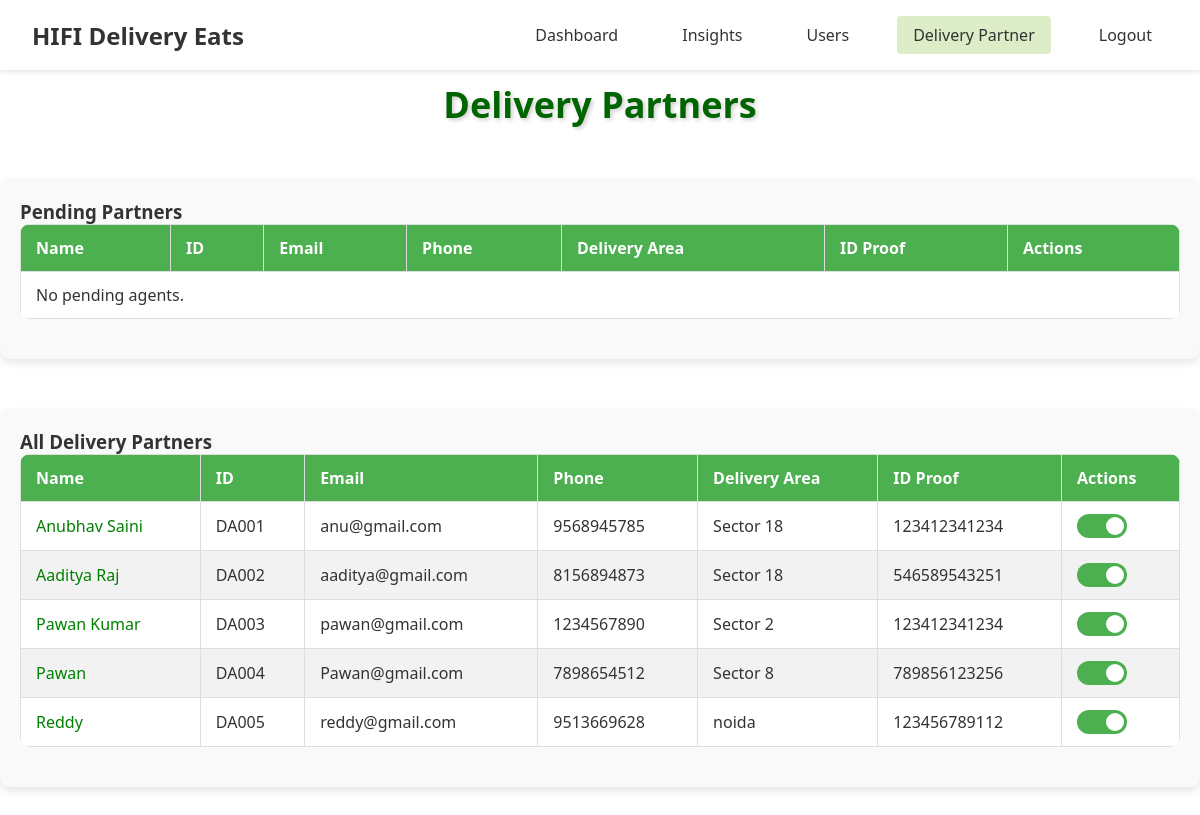
Before: /admin/delivery_partner (signed in) with the older database file.
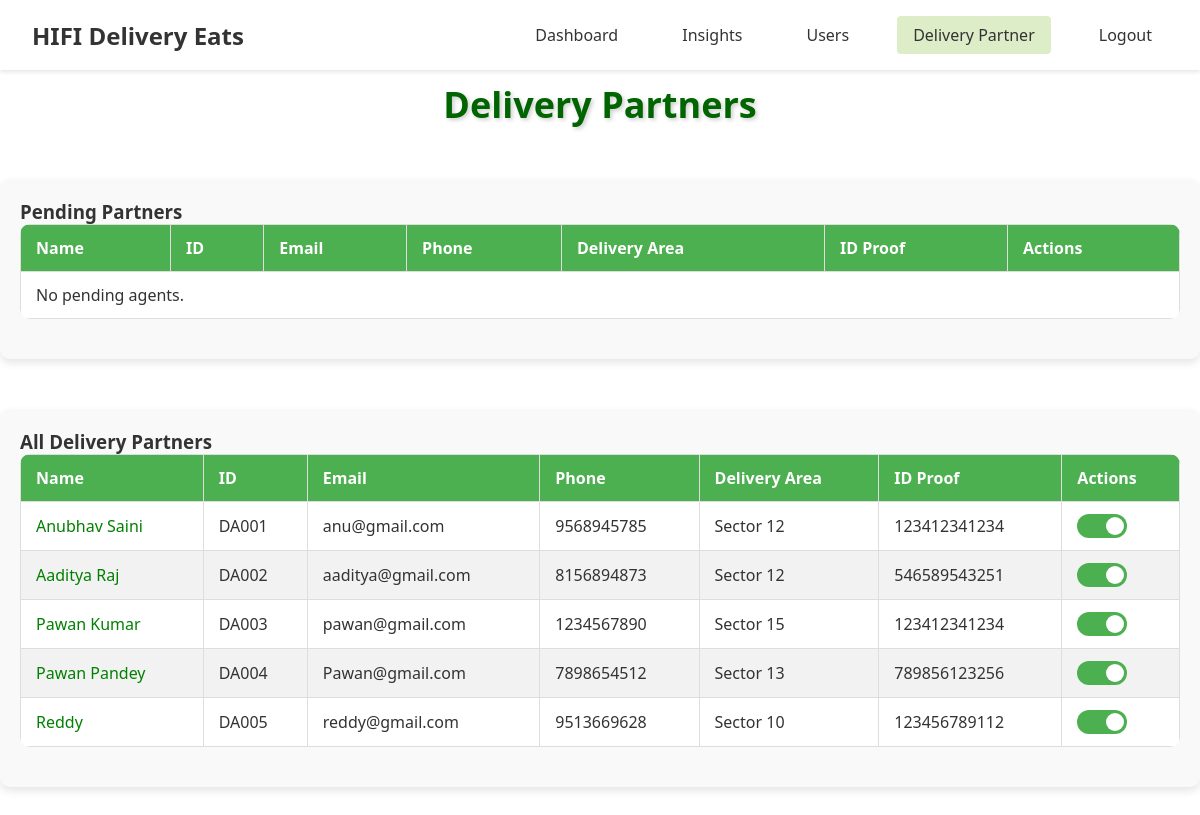
After: the same page with the newer database file.
### models.py (models this page shows, shortened)
class BaseModel(db.Model):
    __abstract__ = True
    PREFIX = None  # each child model must set this

class DeliveryAgent(UserMixin, BaseModel):
    __tablename__ = 'delivery_agent'
    PREFIX = 'DA'
    delivery_agent_id = db.Column(db.String(10), primary_key=True)
    username = db.Column(db.String(100))
    email = db.Column(db.String(100), unique=True)
    phone = db.Column(db.Integer, unique=True, nullable=False)
    password = db.Column(db.String(100), nullable=False)
    image = db.Column(db.String(255), nullable=True, server_default='')
    bio = db.Column(db.Text, nullable=True, server_default='')
    delivery_area = db.Column(db.String(100), nullable=False)
    available_slots = db.Column(db.Boolean, nullable=False, default=True)
    id_proof = db.Column(db.String(12), nullable=False, server_default='')
    is_approved = db.Column(db.Boolean, nullable=False, server_default='0')
    is_active = db.Column(db.Boolean, nullable=False, server_default='1')
    earnings = db.relationship("Earnings", back_populates="delivery_agent")
    delivery_feedbacks = db.relationship("DeliveryFeedback", back_populates="delivery_agent")
    deliveries = db.relationship("Order", back_populates="delivery_agent", foreign_keys="Order.delivery_agent_id")

### routes/admin_routes.py (the view)
    @app.route('/admin/delivery_partner')
    @login_required
    def delivery_partner():
        pending_agents = DeliveryAgent.query.filter_by(is_approved=False).all()
        accepted_agents = DeliveryAgent.query.filter_by(is_approved=True).all()
        return render_template(
            'admin/delivery_partner.html',
            pending_agents=pending_agents,
            accepted_agents=accepted_agents
        )

### templates/admin/delivery_partner.html (shortened to what this page needs)
{% extends 'admin/index.html' %}
{% block css %}
  <link
    rel="stylesheet"
    href="{{ url_for('static', filename='css/admin/delivery_partner.css') }}"
  />
{% endblock css %}
{% block content %}
<h2>Delivery Partners</h2>
<div class="table-container">
  <h3>Pending Partners</h3>
  <table>
    <thead>
      <tr>
        <th>Name</th>
        <th>ID</th>
        <th>Email</th>
        <th>Phone</th>
        <th>Delivery Area</th>
        <th>ID Proof</th>
        <th>Actions</th>
      </tr>
    </thead>
    <tbody id="userList">
      {% for agent in pending_agents %}
      <tr id="user-{{ agent.delivery_agent_id }}">
        <td>{{ agent.username }}</td>
        <td>{{ agent.delivery_agent_id }}</td>
        <td>{{ agent.email }}</td>
        <td>{{ agent.phone }}</td>
        <td>{{ agent.delivery_area }}</td>
        <td>{{ agent.id_proof }}</td>
        <td>
          <button class="accept" onclick="handleAccept('{{ agent.delivery_agent_id }}')">
            Accept
          </button>
          <button class="reject" onclick="handleReject('{{ agent.delivery_agent_id }}')">
            Reject
          </button>
        </td>
      </tr>
      {% else %}
      <tr>
        <td colspan="7">No pending agents.</td>
      </tr>
      {% endfor %}
    </tbody>
  </table>
</div>
<div class="table-container">
  <h3>All Delivery Partners</h3>
  <table>
    <thead>
      <tr>
        <th>Name</th>
        <th>ID</th>
        <th>Email</th>
        <th>Phone</th>
        <th>Delivery Area</th>
        <th>ID Proof</th>
        <th>Actions</th>
      </tr>
    </thead>
    <tbody id="acceptedAgentsList">
      {% for agent in accepted_agents %}
      <tr id="user-{{ agent.delivery_agent_id }}">
        <td style="color: {% if not agent.is_active %}red{% else %}green{% endif %};">
          {{ agent.username }}
        </td>
        <td>{{ agent.delivery_agent_id }}</td>
        <td>{{ agent.email }}</td>
        <td>{{ agent.phone }}</td>
        <td>{{ agent.delivery_area }}</td>
        <td>{{ agent.id_proof }}</td>
        <td>
          <label class="switch">
            <span class="slider"></span>
          </label>
        </td>
      </tr>
      {% else %}
      <tr>
        <td colspan="7">No accepted agents.</td>
      </tr>
      {% endfor %}
    </tbody>
  </table>
</div>
{% endblock content %}

Changed rows visible on the page:
changed DeliveryAgent "Anubhav Saini": delivery_area "Sector 18" → "Sector 12"
changed DeliveryAgent "Aaditya Raj": delivery_area "Sector 18" → "Sector 12"
changed DeliveryAgent "Pawan Kumar": delivery_area "Sector 2" → "Sector 15"
changed DeliveryAgent "DA004": username "Pawan" → "Pawan Pandey"; delivery_area "Sector 8" → "Sector 13"
changed DeliveryAgent "Reddy": delivery_area "noida" → "Sector 10"
